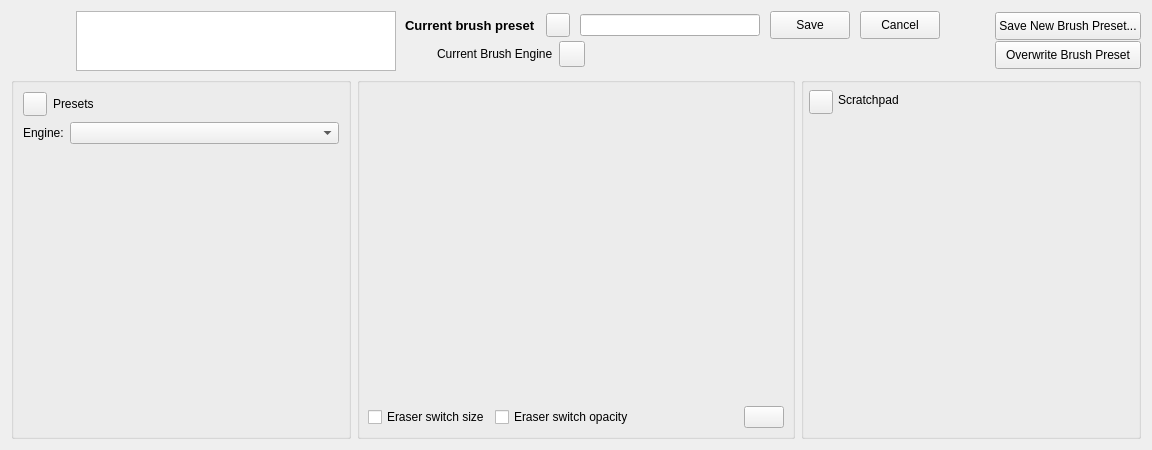
<?xml version="1.0" encoding="UTF-8"?>
<ui version="4.0">
 <author>
    SPDX-FileCopyrightText: none
    SPDX-License-Identifier: GPL-3.0-or-later
  </author>
 <class>WdgPaintOpSettings</class>
 <widget class="QWidget" name="WdgPaintOpSettings">
  <property name="geometry">
   <rect>
    <x>0</x>
    <y>0</y>
    <width>1152</width>
    <height>450</height>
   </rect>
  </property>
  <property name="windowTitle">
   <string>Brush Editor</string>
  </property>
  <layout class="QGridLayout" name="gridLayout">
   <item row="0" column="0" colspan="3">
    <layout class="QHBoxLayout" name="brushEditorDashboard">
     <property name="spacing">
      <number>9</number>
     </property>
     <property name="leftMargin">
      <number>1</number>
     </property>
     <item>
      <widget class="QLabel" name="presetThumbnailicon">
       <property name="sizePolicy">
        <sizepolicy hsizetype="Fixed" vsizetype="Fixed">
         <horstretch>0</horstretch>
         <verstretch>0</verstretch>
        </sizepolicy>
       </property>
       <property name="minimumSize">
        <size>
         <width>55</width>
         <height>55</height>
        </size>
       </property>
       <property name="text">
        <string/>
       </property>
       <property name="scaledContents">
        <bool>true</bool>
       </property>
      </widget>
     </item>
     <item>
      <widget class="KisPresetLivePreviewView" name="liveBrushPreviewView">
       <property name="sizePolicy">
        <sizepolicy hsizetype="Fixed" vsizetype="Fixed">
         <horstretch>0</horstretch>
         <verstretch>0</verstretch>
        </sizepolicy>
       </property>
       <property name="minimumSize">
        <size>
         <width>320</width>
         <height>60</height>
        </size>
       </property>
       <property name="maximumSize">
        <size>
         <width>320</width>
         <height>60</height>
        </size>
       </property>
       <property name="font">
        <font>
         <kerning>false</kerning>
        </font>
       </property>
       <property name="contextMenuPolicy">
        <enum>Qt::DefaultContextMenu</enum>
       </property>
       <property name="frameShape">
        <enum>QFrame::StyledPanel</enum>
       </property>
       <property name="frameShadow">
        <enum>QFrame::Raised</enum>
       </property>
       <property name="midLineWidth">
        <number>0</number>
       </property>
       <property name="verticalScrollBarPolicy">
        <enum>Qt::ScrollBarAlwaysOff</enum>
       </property>
       <property name="horizontalScrollBarPolicy">
        <enum>Qt::ScrollBarAlwaysOff</enum>
       </property>
       <property name="interactive">
        <bool>true</bool>
       </property>
       <property name="alignment">
        <set>Qt::AlignLeading|Qt::AlignLeft|Qt::AlignTop</set>
       </property>
       <property name="resizeAnchor">
        <enum>QGraphicsView::AnchorViewCenter</enum>
       </property>
      </widget>
     </item>
     <item>
      <layout class="QVBoxLayout" name="verticalLayout_4">
       <property name="spacing">
        <number>0</number>
       </property>
       <item>
        <layout class="QHBoxLayout" name="horizontalLayout_6">
         <property name="spacing">
          <number>10</number>
         </property>
         <item>
          <widget class="QLabel" name="currentBrushNameLabel">
           <property name="sizePolicy">
            <sizepolicy hsizetype="MinimumExpanding" vsizetype="Preferred">
             <horstretch>0</horstretch>
             <verstretch>0</verstretch>
            </sizepolicy>
           </property>
           <property name="font">
            <font>
             <pointsize>10</pointsize>
             <bold>true</bold>
            </font>
           </property>
           <property name="text">
            <string>Current brush preset</string>
           </property>
          </widget>
         </item>
         <item>
          <widget class="QPushButton" name="renameBrushPresetButton">
           <property name="sizePolicy">
            <sizepolicy hsizetype="Fixed" vsizetype="Fixed">
             <horstretch>0</horstretch>
             <verstretch>0</verstretch>
            </sizepolicy>
           </property>
           <property name="minimumSize">
            <size>
             <width>24</width>
             <height>24</height>
            </size>
           </property>
           <property name="maximumSize">
            <size>
             <width>24</width>
             <height>24</height>
            </size>
           </property>
           <property name="text">
            <string/>
           </property>
          </widget>
         </item>
         <item>
          <widget class="QLineEdit" name="renameBrushNameTextField">
           <property name="minimumSize">
            <size>
             <width>180</width>
             <height>0</height>
            </size>
           </property>
          </widget>
         </item>
         <item>
          <widget class="QPushButton" name="updateBrushNameButton">
           <property name="sizePolicy">
            <sizepolicy hsizetype="Minimum" vsizetype="Fixed">
             <horstretch>0</horstretch>
             <verstretch>0</verstretch>
            </sizepolicy>
           </property>
           <property name="maximumSize">
            <size>
             <width>16777215</width>
             <height>28</height>
            </size>
           </property>
           <property name="text">
            <string>Save</string>
           </property>
          </widget>
         </item>
         <item>
          <widget class="QPushButton" name="cancelBrushNameUpdateButton">
           <property name="maximumSize">
            <size>
             <width>16777215</width>
             <height>28</height>
            </size>
           </property>
           <property name="text">
            <string>Cancel</string>
           </property>
          </widget>
         </item>
        </layout>
       </item>
       <item>
        <layout class="QHBoxLayout" name="horizontalLayout_5">
         <property name="spacing">
          <number>6</number>
         </property>
         <item>
          <widget class="QLabel" name="currentBrushEngineIcon">
           <property name="sizePolicy">
            <sizepolicy hsizetype="Fixed" vsizetype="Fixed">
             <horstretch>0</horstretch>
             <verstretch>0</verstretch>
            </sizepolicy>
           </property>
           <property name="minimumSize">
            <size>
             <width>26</width>
             <height>26</height>
            </size>
           </property>
           <property name="text">
            <string/>
           </property>
          </widget>
         </item>
         <item>
          <widget class="QLabel" name="currentBrushEngineLabel">
           <property name="text">
            <string>Current Brush Engine</string>
           </property>
          </widget>
         </item>
         <item>
          <widget class="QPushButton" name="reloadPresetButton">
           <property name="sizePolicy">
            <sizepolicy hsizetype="Fixed" vsizetype="Fixed">
             <horstretch>0</horstretch>
             <verstretch>0</verstretch>
            </sizepolicy>
           </property>
           <property name="minimumSize">
            <size>
             <width>26</width>
             <height>26</height>
            </size>
           </property>
           <property name="maximumSize">
            <size>
             <width>26</width>
             <height>26</height>
            </size>
           </property>
           <property name="text">
            <string/>
           </property>
          </widget>
         </item>
         <item>
          <widget class="QPushButton" name="dirtyPresetIndicatorButton">
           <property name="sizePolicy">
            <sizepolicy hsizetype="Fixed" vsizetype="Fixed">
             <horstretch>0</horstretch>
             <verstretch>0</verstretch>
            </sizepolicy>
           </property>
           <property name="minimumSize">
            <size>
             <width>30</width>
             <height>30</height>
            </size>
           </property>
           <property name="maximumSize">
            <size>
             <width>30</width>
             <height>30</height>
            </size>
           </property>
           <property name="text">
            <string/>
           </property>
           <property name="flat">
            <bool>true</bool>
           </property>
          </widget>
         </item>
         <item>
          <widget class="QPushButton" name="brokenPresetIndicatorButton">
           <property name="sizePolicy">
            <sizepolicy hsizetype="Fixed" vsizetype="Fixed">
             <horstretch>0</horstretch>
             <verstretch>0</verstretch>
            </sizepolicy>
           </property>
           <property name="minimumSize">
            <size>
             <width>30</width>
             <height>30</height>
            </size>
           </property>
           <property name="maximumSize">
            <size>
             <width>30</width>
             <height>30</height>
            </size>
           </property>
           <property name="text">
            <string/>
           </property>
           <property name="flat">
            <bool>true</bool>
           </property>
          </widget>
         </item>
         <item>
          <spacer name="horizontalSpacer_4">
           <property name="orientation">
            <enum>Qt::Horizontal</enum>
           </property>
           <property name="sizeHint" stdset="0">
            <size>
             <width>40</width>
             <height>20</height>
            </size>
           </property>
          </spacer>
         </item>
        </layout>
       </item>
      </layout>
     </item>
     <item>
      <spacer name="horizontalSpacer_2">
       <property name="orientation">
        <enum>Qt::Horizontal</enum>
       </property>
       <property name="sizeType">
        <enum>QSizePolicy::MinimumExpanding</enum>
       </property>
       <property name="sizeHint" stdset="0">
        <size>
         <width>0</width>
         <height>0</height>
        </size>
       </property>
      </spacer>
     </item>
     <item>
      <layout class="QVBoxLayout" name="verticalLayout_5">
       <property name="spacing">
        <number>0</number>
       </property>
       <item>
        <widget class="QPushButton" name="saveNewBrushPresetButton">
         <property name="sizePolicy">
          <sizepolicy hsizetype="Preferred" vsizetype="Preferred">
           <horstretch>0</horstretch>
           <verstretch>0</verstretch>
          </sizepolicy>
         </property>
         <property name="maximumSize">
          <size>
           <width>16777215</width>
           <height>28</height>
          </size>
         </property>
         <property name="text">
          <string>Save New Brush Preset...</string>
         </property>
        </widget>
       </item>
       <item>
        <widget class="QPushButton" name="saveBrushPresetButton">
         <property name="sizePolicy">
          <sizepolicy hsizetype="Preferred" vsizetype="Fixed">
           <horstretch>0</horstretch>
           <verstretch>0</verstretch>
          </sizepolicy>
         </property>
         <property name="maximumSize">
          <size>
           <width>16777215</width>
           <height>28</height>
          </size>
         </property>
         <property name="text">
          <string>Overwrite Brush Preset</string>
         </property>
        </widget>
       </item>
      </layout>
     </item>
    </layout>
   </item>
   <item row="1" column="0">
    <widget class="QGroupBox" name="presetsContainer">
     <property name="sizePolicy">
      <sizepolicy hsizetype="Ignored" vsizetype="Expanding">
       <horstretch>0</horstretch>
       <verstretch>0</verstretch>
      </sizepolicy>
     </property>
     <property name="minimumSize">
      <size>
       <width>42</width>
       <height>0</height>
      </size>
     </property>
     <property name="title">
      <string/>
     </property>
     <property name="alignment">
      <set>Qt::AlignLeading|Qt::AlignLeft|Qt::AlignTop</set>
     </property>
     <layout class="QVBoxLayout" name="verticalLayout_3" stretch="0,0,0,0">
      <item>
       <layout class="QHBoxLayout" name="horizontalLayout_7">
        <item>
         <widget class="QPushButton" name="showPresetsButton">
          <property name="minimumSize">
           <size>
            <width>24</width>
            <height>24</height>
           </size>
          </property>
          <property name="maximumSize">
           <size>
            <width>24</width>
            <height>24</height>
           </size>
          </property>
          <property name="text">
           <string/>
          </property>
          <property name="iconSize">
           <size>
            <width>12</width>
            <height>12</height>
           </size>
          </property>
          <property name="shortcut">
           <string notr="true"/>
          </property>
         </widget>
        </item>
        <item>
         <widget class="QLabel" name="presetsSidebarLabel">
          <property name="sizePolicy">
           <sizepolicy hsizetype="Minimum" vsizetype="Minimum">
            <horstretch>0</horstretch>
            <verstretch>0</verstretch>
           </sizepolicy>
          </property>
          <property name="text">
           <string>Presets</string>
          </property>
         </widget>
        </item>
       </layout>
      </item>
      <item>
       <layout class="QHBoxLayout" name="horizontalLayout_4">
        <item>
         <widget class="QLabel" name="engineFilterLabel">
          <property name="sizePolicy">
           <sizepolicy hsizetype="Minimum" vsizetype="Fixed">
            <horstretch>0</horstretch>
            <verstretch>0</verstretch>
           </sizepolicy>
          </property>
          <property name="text">
           <string>Engine:</string>
          </property>
         </widget>
        </item>
        <item>
         <widget class="QComboBox" name="brushEngineComboBox">
          <property name="sizePolicy">
           <sizepolicy hsizetype="Expanding" vsizetype="Fixed">
            <horstretch>0</horstretch>
            <verstretch>0</verstretch>
           </sizepolicy>
          </property>
         </widget>
        </item>
       </layout>
      </item>
      <item>
       <widget class="KisPresetChooser" name="presetWidget" native="true">
        <property name="sizePolicy">
         <sizepolicy hsizetype="Minimum" vsizetype="Expanding">
          <horstretch>0</horstretch>
          <verstretch>0</verstretch>
         </sizepolicy>
        </property>
        <property name="minimumSize">
         <size>
          <width>0</width>
          <height>0</height>
         </size>
        </property>
        <property name="maximumSize">
         <size>
          <width>1677215</width>
          <height>1677215</height>
         </size>
        </property>
       </widget>
      </item>
      <item>
       <layout class="QHBoxLayout" name="horizontalLayout_9">
        <item>
         <widget class="QToolButton" name="newPresetEngineButton">
          <property name="text">
           <string/>
          </property>
          <property name="iconSize">
           <size>
            <width>22</width>
            <height>22</height>
           </size>
          </property>
          <property name="autoRaise">
           <bool>true</bool>
          </property>
         </widget>
        </item>
        <item>
         <spacer name="horizontalSpacer_5">
          <property name="orientation">
           <enum>Qt::Horizontal</enum>
          </property>
          <property name="sizeHint" stdset="0">
           <size>
            <width>0</width>
            <height>0</height>
           </size>
          </property>
         </spacer>
        </item>
        <item>
         <widget class="QToolButton" name="bnBlacklistPreset">
          <property name="minimumSize">
           <size>
            <width>0</width>
            <height>0</height>
           </size>
          </property>
          <property name="text">
           <string/>
          </property>
          <property name="iconSize">
           <size>
            <width>22</width>
            <height>22</height>
           </size>
          </property>
          <property name="autoRaise">
           <bool>true</bool>
          </property>
         </widget>
        </item>
       </layout>
      </item>
     </layout>
    </widget>
   </item>
   <item row="1" column="1">
    <widget class="QGroupBox" name="brushEditorSettingsControls">
     <property name="title">
      <string/>
     </property>
     <property name="flat">
      <bool>false</bool>
     </property>
     <layout class="QVBoxLayout" name="brushEditorLayout">
      <property name="spacing">
       <number>0</number>
      </property>
      <property name="leftMargin">
       <number>3</number>
      </property>
      <property name="topMargin">
       <number>1</number>
      </property>
      <property name="rightMargin">
       <number>3</number>
      </property>
      <property name="bottomMargin">
       <number>3</number>
      </property>
      <item>
       <widget class="QFrame" name="frmOptionWidgetContainer">
        <property name="sizePolicy">
         <sizepolicy hsizetype="Preferred" vsizetype="Preferred">
          <horstretch>0</horstretch>
          <verstretch>4</verstretch>
         </sizepolicy>
        </property>
        <property name="minimumSize">
         <size>
          <width>100</width>
          <height>0</height>
         </size>
        </property>
        <property name="frameShape">
         <enum>QFrame::NoFrame</enum>
        </property>
        <property name="frameShadow">
         <enum>QFrame::Plain</enum>
        </property>
        <property name="lineWidth">
         <number>0</number>
        </property>
       </widget>
      </item>
      <item>
       <layout class="QHBoxLayout" name="horizontalLayout_3" stretch="0,0,0,0,0,0">
        <property name="spacing">
         <number>5</number>
        </property>
        <property name="leftMargin">
         <number>5</number>
        </property>
        <property name="topMargin">
         <number>0</number>
        </property>
        <property name="rightMargin">
         <number>5</number>
        </property>
        <property name="bottomMargin">
         <number>5</number>
        </property>
        <item>
         <widget class="QCheckBox" name="eraserBrushSizeCheckBox">
          <property name="sizePolicy">
           <sizepolicy hsizetype="Minimum" vsizetype="Fixed">
            <horstretch>0</horstretch>
            <verstretch>0</verstretch>
           </sizepolicy>
          </property>
          <property name="toolTip">
           <string>Erase mode will use a separate brush size</string>
          </property>
          <property name="text">
           <string>Eraser switch size</string>
          </property>
          <property name="checked">
           <bool>false</bool>
          </property>
         </widget>
        </item>
        <item>
         <widget class="QCheckBox" name="eraserBrushOpacityCheckBox">
          <property name="sizePolicy">
           <sizepolicy hsizetype="Minimum" vsizetype="Fixed">
            <horstretch>0</horstretch>
            <verstretch>0</verstretch>
           </sizepolicy>
          </property>
          <property name="toolTip">
           <string>Erase mode will use a separate brush opacity</string>
          </property>
          <property name="text">
           <string>Eraser switch opacity</string>
          </property>
          <property name="checked">
           <bool>false</bool>
          </property>
         </widget>
        </item>
        <item>
         <spacer name="horizontalSpacer">
          <property name="orientation">
           <enum>Qt::Horizontal</enum>
          </property>
          <property name="sizeHint" stdset="0">
           <size>
            <width>40</width>
            <height>20</height>
           </size>
          </property>
         </spacer>
        </item>
        <item>
         <widget class="KisLodAvailabilityWidget" name="wdgLodAvailability" native="true">
          <property name="minimumSize">
           <size>
            <width>60</width>
            <height>0</height>
           </size>
          </property>
         </widget>
        </item>
        <item>
         <widget class="QPushButton" name="viewOptionButton">
          <property name="text">
           <string/>
          </property>
         </widget>
        </item>
       </layout>
      </item>
      <item>
       <layout class="QHBoxLayout" name="horizontalLayout">
        <property name="spacing">
         <number>5</number>
        </property>
        <property name="leftMargin">
         <number>5</number>
        </property>
        <property name="topMargin">
         <number>0</number>
        </property>
        <property name="rightMargin">
         <number>5</number>
        </property>
        <property name="bottomMargin">
         <number>0</number>
        </property>
       </layout>
      </item>
     </layout>
    </widget>
   </item>
   <item row="1" column="2">
    <widget class="QGroupBox" name="scratchpadControls">
     <property name="sizePolicy">
      <sizepolicy hsizetype="Ignored" vsizetype="Expanding">
       <horstretch>0</horstretch>
       <verstretch>0</verstretch>
      </sizepolicy>
     </property>
     <property name="minimumSize">
      <size>
       <width>42</width>
       <height>0</height>
      </size>
     </property>
     <property name="title">
      <string/>
     </property>
     <property name="flat">
      <bool>false</bool>
     </property>
     <layout class="QVBoxLayout" name="verticalLayout" stretch="0,0,0">
      <property name="spacing">
       <number>5</number>
      </property>
      <property name="leftMargin">
       <number>5</number>
      </property>
      <property name="topMargin">
       <number>5</number>
      </property>
      <property name="rightMargin">
       <number>5</number>
      </property>
      <property name="bottomMargin">
       <number>5</number>
      </property>
      <item>
       <layout class="QHBoxLayout" name="horizontalLayout_8">
        <item>
         <widget class="QPushButton" name="showScratchpadButton">
          <property name="minimumSize">
           <size>
            <width>24</width>
            <height>24</height>
           </size>
          </property>
          <property name="maximumSize">
           <size>
            <width>24</width>
            <height>20</height>
           </size>
          </property>
          <property name="text">
           <string/>
          </property>
          <property name="iconSize">
           <size>
            <width>12</width>
            <height>12</height>
           </size>
          </property>
         </widget>
        </item>
        <item>
         <widget class="QLabel" name="scratchpadSidebarLabel">
          <property name="text">
           <string>Scratchpad</string>
          </property>
         </widget>
        </item>
       </layout>
      </item>
      <item>
       <widget class="QFrame" name="frame">
        <property name="frameShape">
         <enum>QFrame::NoFrame</enum>
        </property>
        <property name="frameShadow">
         <enum>QFrame::Plain</enum>
        </property>
        <property name="lineWidth">
         <number>0</number>
        </property>
        <layout class="QVBoxLayout" name="verticalLayout_2">
         <property name="spacing">
          <number>0</number>
         </property>
         <property name="leftMargin">
          <number>0</number>
         </property>
         <property name="topMargin">
          <number>0</number>
         </property>
         <property name="rightMargin">
          <number>0</number>
         </property>
         <property name="bottomMargin">
          <number>0</number>
         </property>
         <item>
          <widget class="KisScratchPad" name="scratchPad" native="true">
           <property name="sizePolicy">
            <sizepolicy hsizetype="Preferred" vsizetype="MinimumExpanding">
             <horstretch>0</horstretch>
             <verstretch>0</verstretch>
            </sizepolicy>
           </property>
           <property name="minimumSize">
            <size>
             <width>250</width>
             <height>0</height>
            </size>
           </property>
          </widget>
         </item>
        </layout>
       </widget>
      </item>
      <item>
       <layout class="QHBoxLayout" name="horizontalLayout_2" stretch="0,0,0,0,0">
        <item>
         <widget class="QToolButton" name="paintPresetIcon">
          <property name="sizePolicy">
           <sizepolicy hsizetype="Expanding" vsizetype="Fixed">
            <horstretch>0</horstretch>
            <verstretch>0</verstretch>
           </sizepolicy>
          </property>
          <property name="toolTip">
           <string>Fill area with brush preset icon</string>
          </property>
          <property name="text">
           <string/>
          </property>
          <property name="autoRaise">
           <bool>true</bool>
          </property>
         </widget>
        </item>
        <item>
         <widget class="QToolButton" name="fillLayer">
          <property name="sizePolicy">
           <sizepolicy hsizetype="Expanding" vsizetype="Fixed">
            <horstretch>0</horstretch>
            <verstretch>0</verstretch>
           </sizepolicy>
          </property>
          <property name="toolTip">
           <string>Fill area with current image</string>
          </property>
          <property name="text">
           <string/>
          </property>
          <property name="autoRaise">
           <bool>true</bool>
          </property>
         </widget>
        </item>
        <item>
         <widget class="QToolButton" name="fillGradient">
          <property name="sizePolicy">
           <sizepolicy hsizetype="Expanding" vsizetype="Fixed">
            <horstretch>0</horstretch>
            <verstretch>0</verstretch>
           </sizepolicy>
          </property>
          <property name="toolTip">
           <string>Fill area with gradient</string>
          </property>
          <property name="text">
           <string/>
          </property>
          <property name="autoRaise">
           <bool>true</bool>
          </property>
         </widget>
        </item>
        <item>
         <widget class="QToolButton" name="fillSolid">
          <property name="sizePolicy">
           <sizepolicy hsizetype="Expanding" vsizetype="Fixed">
            <horstretch>0</horstretch>
            <verstretch>0</verstretch>
           </sizepolicy>
          </property>
          <property name="toolTip">
           <string>Fill area with background color</string>
          </property>
          <property name="text">
           <string/>
          </property>
          <property name="autoRaise">
           <bool>true</bool>
          </property>
         </widget>
        </item>
        <item>
         <widget class="QToolButton" name="eraseScratchPad">
          <property name="sizePolicy">
           <sizepolicy hsizetype="Expanding" vsizetype="Fixed">
            <horstretch>0</horstretch>
            <verstretch>0</verstretch>
           </sizepolicy>
          </property>
          <property name="toolTip">
           <string>Reset area to white</string>
          </property>
          <property name="text">
           <string/>
          </property>
          <property name="autoRaise">
           <bool>true</bool>
          </property>
         </widget>
        </item>
       </layout>
      </item>
     </layout>
    </widget>
   </item>
  </layout>
 </widget>
 <customwidgets>
  <customwidget>
   <class>KisScratchPad</class>
   <extends>QWidget</extends>
   <header>kis_scratch_pad.h</header>
   <container>1</container>
  </customwidget>
  <customwidget>
   <class>KisPresetLivePreviewView</class>
   <extends>QGraphicsView</extends>
   <header>kis_preset_live_preview_view.h</header>
   <container>1</container>
  </customwidget>
  <customwidget>
   <class>KisLodAvailabilityWidget</class>
   <extends>QWidget</extends>
   <header>kis_lod_availability_widget.h</header>
   <container>1</container>
  </customwidget>
  <customwidget>
   <class>KisPresetChooser</class>
   <extends>QWidget</extends>
   <header>kis_preset_chooser.h</header>
   <container>1</container>
  </customwidget>
 </customwidgets>
 <resources/>
 <connections/>
</ui>
